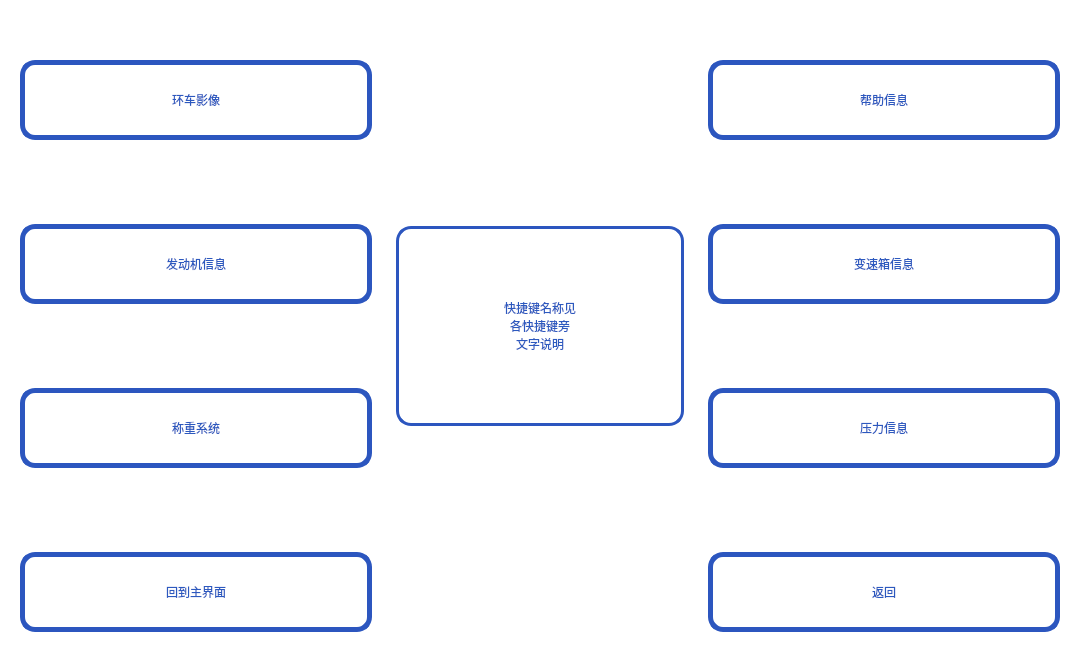
<?xml version="1.0" encoding="UTF-8"?>
<ui version="4.0">
 <class>Help</class>
 <widget class="QWidget" name="Help">
  <property name="geometry">
   <rect>
    <x>0</x>
    <y>0</y>
    <width>1080</width>
    <height>652</height>
   </rect>
  </property>
  <property name="minimumSize">
   <size>
    <width>674</width>
    <height>400</height>
   </size>
  </property>
  <property name="windowTitle">
   <string>Form</string>
  </property>
  <property name="styleSheet">
   <string notr="true">background:transparent;
border:none;</string>
  </property>
  <layout class="QHBoxLayout" name="horizontalLayout">
   <item>
    <widget class="QWidget" name="widget" native="true">
     <property name="sizePolicy">
      <sizepolicy hsizetype="Preferred" vsizetype="Preferred">
       <horstretch>0</horstretch>
       <verstretch>0</verstretch>
      </sizepolicy>
     </property>
     <property name="styleSheet">
      <string notr="true">background:transparent;
border:none;</string>
     </property>
     <layout class="QVBoxLayout" name="verticalLayout">
      <item>
       <spacer name="verticalSpacer_2">
        <property name="orientation">
         <enum>Qt::Vertical</enum>
        </property>
        <property name="sizeType">
         <enum>QSizePolicy::Fixed</enum>
        </property>
        <property name="sizeHint" stdset="0">
         <size>
          <width>20</width>
          <height>40</height>
         </size>
        </property>
       </spacer>
      </item>
      <item>
       <widget class="QLabel" name="l_1">
        <property name="sizePolicy">
         <sizepolicy hsizetype="Fixed" vsizetype="Fixed">
          <horstretch>0</horstretch>
          <verstretch>0</verstretch>
         </sizepolicy>
        </property>
        <property name="minimumSize">
         <size>
          <width>352</width>
          <height>80</height>
         </size>
        </property>
        <property name="styleSheet">
         <string notr="true">
border:5px solid rgb(44,86,191);
    border-top-left-radius:15px;
    border-top-right-radius:15px;
    border-bottom-left-radius:15px;
    border-bottom-right-radius:15px;
font: 25pt &quot;Microsoft YaHei UI&quot;;
color:rgb(44, 89, 191);
background-color:rgb(255,255,255)
</string>
        </property>
        <property name="text">
         <string>环车影像</string>
        </property>
        <property name="alignment">
         <set>Qt::AlignCenter</set>
        </property>
       </widget>
      </item>
      <item>
       <spacer name="verticalSpacer">
        <property name="orientation">
         <enum>Qt::Vertical</enum>
        </property>
        <property name="sizeHint" stdset="0">
         <size>
          <width>20</width>
          <height>50</height>
         </size>
        </property>
       </spacer>
      </item>
      <item>
       <widget class="QLabel" name="l_2">
        <property name="sizePolicy">
         <sizepolicy hsizetype="Fixed" vsizetype="Fixed">
          <horstretch>0</horstretch>
          <verstretch>0</verstretch>
         </sizepolicy>
        </property>
        <property name="minimumSize">
         <size>
          <width>352</width>
          <height>80</height>
         </size>
        </property>
        <property name="styleSheet">
         <string notr="true">
border:5px solid rgb(44,86,191);
    border-top-left-radius:15px;
    border-top-right-radius:15px;
    border-bottom-left-radius:15px;
    border-bottom-right-radius:15px;
font: 25pt &quot;Microsoft YaHei UI&quot;;
color:rgb(44, 89, 191);
background-color:rgb(255,255,255)
</string>
        </property>
        <property name="text">
         <string>发动机信息</string>
        </property>
        <property name="alignment">
         <set>Qt::AlignCenter</set>
        </property>
       </widget>
      </item>
      <item>
       <spacer name="verticalSpacer_3">
        <property name="orientation">
         <enum>Qt::Vertical</enum>
        </property>
        <property name="sizeHint" stdset="0">
         <size>
          <width>20</width>
          <height>40</height>
         </size>
        </property>
       </spacer>
      </item>
      <item>
       <widget class="QLabel" name="l_3">
        <property name="sizePolicy">
         <sizepolicy hsizetype="Fixed" vsizetype="Fixed">
          <horstretch>0</horstretch>
          <verstretch>0</verstretch>
         </sizepolicy>
        </property>
        <property name="minimumSize">
         <size>
          <width>352</width>
          <height>80</height>
         </size>
        </property>
        <property name="styleSheet">
         <string notr="true">
border:5px solid rgb(44,86,191);
    border-top-left-radius:15px;
    border-top-right-radius:15px;
    border-bottom-left-radius:15px;
    border-bottom-right-radius:15px;
font: 25pt &quot;Microsoft YaHei UI&quot;;
color:rgb(44, 89, 191);
background-color:rgb(255,255,255)
</string>
        </property>
        <property name="text">
         <string>称重系统</string>
        </property>
        <property name="alignment">
         <set>Qt::AlignCenter</set>
        </property>
       </widget>
      </item>
      <item>
       <spacer name="verticalSpacer_4">
        <property name="orientation">
         <enum>Qt::Vertical</enum>
        </property>
        <property name="sizeHint" stdset="0">
         <size>
          <width>20</width>
          <height>40</height>
         </size>
        </property>
       </spacer>
      </item>
      <item>
       <widget class="QLabel" name="l_4">
        <property name="sizePolicy">
         <sizepolicy hsizetype="Fixed" vsizetype="Fixed">
          <horstretch>0</horstretch>
          <verstretch>0</verstretch>
         </sizepolicy>
        </property>
        <property name="minimumSize">
         <size>
          <width>352</width>
          <height>80</height>
         </size>
        </property>
        <property name="styleSheet">
         <string notr="true">
border:5px solid rgb(44,86,191);
    border-top-left-radius:15px;
    border-top-right-radius:15px;
    border-bottom-left-radius:15px;
    border-bottom-right-radius:15px;
font: 25pt &quot;Microsoft YaHei UI&quot;;
color:rgb(44, 89, 191);
background-color:rgb(255,255,255)
</string>
        </property>
        <property name="text">
         <string>回到主界面</string>
        </property>
        <property name="alignment">
         <set>Qt::AlignCenter</set>
        </property>
       </widget>
      </item>
     </layout>
    </widget>
   </item>
   <item>
    <widget class="QWidget" name="widget_3" native="true">
     <property name="styleSheet">
      <string notr="true">background:transparent;</string>
     </property>
     <layout class="QVBoxLayout" name="verticalLayout_3">
      <item>
       <spacer name="verticalSpacer_5">
        <property name="orientation">
         <enum>Qt::Vertical</enum>
        </property>
        <property name="sizeHint" stdset="0">
         <size>
          <width>20</width>
          <height>40</height>
         </size>
        </property>
       </spacer>
      </item>
      <item>
       <widget class="QLabel" name="label">
        <property name="minimumSize">
         <size>
          <width>0</width>
          <height>200</height>
         </size>
        </property>
        <property name="styleSheet">
         <string notr="true">
border:3px solid rgb(44,86,191);
    border-top-left-radius:15px;
    border-top-right-radius:15px;
    border-bottom-left-radius:15px;
    border-bottom-right-radius:15px;
font: 28pt &quot;Microsoft YaHei UI&quot;;
color:rgb(44, 89, 191);
background-color:rgb(255,255,255)
</string>
        </property>
        <property name="text">
         <string>快捷键名称见
各快捷键旁
文字说明</string>
        </property>
        <property name="alignment">
         <set>Qt::AlignCenter</set>
        </property>
       </widget>
      </item>
      <item>
       <spacer name="verticalSpacer_10">
        <property name="orientation">
         <enum>Qt::Vertical</enum>
        </property>
        <property name="sizeHint" stdset="0">
         <size>
          <width>20</width>
          <height>40</height>
         </size>
        </property>
       </spacer>
      </item>
     </layout>
    </widget>
   </item>
   <item>
    <widget class="QWidget" name="widget_2" native="true">
     <property name="styleSheet">
      <string notr="true">background:transparent;
border:none;</string>
     </property>
     <layout class="QVBoxLayout" name="verticalLayout_2">
      <item>
       <spacer name="verticalSpacer_6">
        <property name="orientation">
         <enum>Qt::Vertical</enum>
        </property>
        <property name="sizeType">
         <enum>QSizePolicy::Fixed</enum>
        </property>
        <property name="sizeHint" stdset="0">
         <size>
          <width>20</width>
          <height>40</height>
         </size>
        </property>
       </spacer>
      </item>
      <item>
       <widget class="QLabel" name="r_1">
        <property name="sizePolicy">
         <sizepolicy hsizetype="Fixed" vsizetype="Fixed">
          <horstretch>0</horstretch>
          <verstretch>0</verstretch>
         </sizepolicy>
        </property>
        <property name="minimumSize">
         <size>
          <width>352</width>
          <height>80</height>
         </size>
        </property>
        <property name="styleSheet">
         <string notr="true">
border:5px solid rgb(44,86,191);
    border-top-left-radius:15px;
    border-top-right-radius:15px;
    border-bottom-left-radius:15px;
    border-bottom-right-radius:15px;
font: 25pt &quot;Microsoft YaHei UI&quot;;
color:rgb(44, 89, 191);
background-color:rgb(255,255,255)
</string>
        </property>
        <property name="text">
         <string>帮助信息</string>
        </property>
        <property name="alignment">
         <set>Qt::AlignCenter</set>
        </property>
       </widget>
      </item>
      <item>
       <spacer name="verticalSpacer_7">
        <property name="orientation">
         <enum>Qt::Vertical</enum>
        </property>
        <property name="sizeHint" stdset="0">
         <size>
          <width>20</width>
          <height>40</height>
         </size>
        </property>
       </spacer>
      </item>
      <item>
       <widget class="QLabel" name="r_2">
        <property name="minimumSize">
         <size>
          <width>352</width>
          <height>80</height>
         </size>
        </property>
        <property name="styleSheet">
         <string notr="true">
border:5px solid rgb(44,86,191);
    border-top-left-radius:15px;
    border-top-right-radius:15px;
    border-bottom-left-radius:15px;
    border-bottom-right-radius:15px;
font: 25pt &quot;Microsoft YaHei UI&quot;;
color:rgb(44, 89, 191);
background-color:rgb(255,255,255)
</string>
        </property>
        <property name="text">
         <string>变速箱信息</string>
        </property>
        <property name="alignment">
         <set>Qt::AlignCenter</set>
        </property>
       </widget>
      </item>
      <item>
       <spacer name="verticalSpacer_8">
        <property name="orientation">
         <enum>Qt::Vertical</enum>
        </property>
        <property name="sizeHint" stdset="0">
         <size>
          <width>20</width>
          <height>40</height>
         </size>
        </property>
       </spacer>
      </item>
      <item>
       <widget class="QLabel" name="r_3">
        <property name="minimumSize">
         <size>
          <width>352</width>
          <height>80</height>
         </size>
        </property>
        <property name="styleSheet">
         <string notr="true">
border:5px solid rgb(44,86,191);
    border-top-left-radius:15px;
    border-top-right-radius:15px;
    border-bottom-left-radius:15px;
    border-bottom-right-radius:15px;
font: 25pt &quot;Microsoft YaHei UI&quot;;
color:rgb(44, 89, 191);
background-color:rgb(255,255,255)
</string>
        </property>
        <property name="text">
         <string>压力信息</string>
        </property>
        <property name="alignment">
         <set>Qt::AlignCenter</set>
        </property>
       </widget>
      </item>
      <item>
       <spacer name="verticalSpacer_9">
        <property name="orientation">
         <enum>Qt::Vertical</enum>
        </property>
        <property name="sizeHint" stdset="0">
         <size>
          <width>20</width>
          <height>40</height>
         </size>
        </property>
       </spacer>
      </item>
      <item>
       <widget class="QLabel" name="r_4">
        <property name="sizePolicy">
         <sizepolicy hsizetype="Fixed" vsizetype="Fixed">
          <horstretch>0</horstretch>
          <verstretch>0</verstretch>
         </sizepolicy>
        </property>
        <property name="minimumSize">
         <size>
          <width>352</width>
          <height>80</height>
         </size>
        </property>
        <property name="styleSheet">
         <string notr="true">
border:5px solid rgb(44,86,191);
    border-top-left-radius:15px;
    border-top-right-radius:15px;
    border-bottom-left-radius:15px;
    border-bottom-right-radius:15px;
font: 25pt &quot;Microsoft YaHei UI&quot;;
color:rgb(44, 89, 191);
background-color:rgb(255,255,255)
</string>
        </property>
        <property name="text">
         <string>返回</string>
        </property>
        <property name="alignment">
         <set>Qt::AlignCenter</set>
        </property>
       </widget>
      </item>
     </layout>
    </widget>
   </item>
  </layout>
 </widget>
 <resources/>
 <connections/>
</ui>
